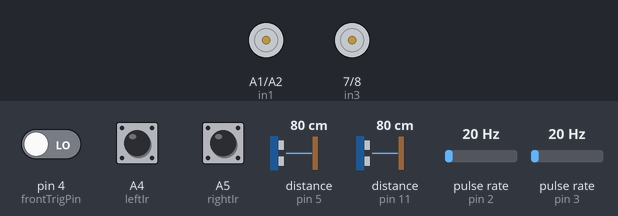
Simulated run of this sketch. Board: Arduino Uno, built with avr-gcc and run on an emulated ATmega328P. Shown: motor-driver pin pairs drawn as motors (green arrow = first pin HIGH = forward, orange = second pin HIGH = backward, longer = more drive, scaled by the enable pin). Wiring (inferred from the names in the program): 2 × pulse sensor: data pin 2 / data pin 3. Inputs (shaded band) come from the test bench; at power-on: pin 4 (frontTrigPin) LOW, pulse rate (sensors on pin 2, pin 3) 20 Hz, A4 (leftIr) LOW, A5 (rightIr) LOW, distance to the obstacle (sensors on pin 5, pin 11) 80 cm. The echo pulse lasts 58.3 µs per cm.

Above: at 1.2 s.
1.3 s: pin 4 (frontTrigPin) driven HIGH
At 2.9 s:
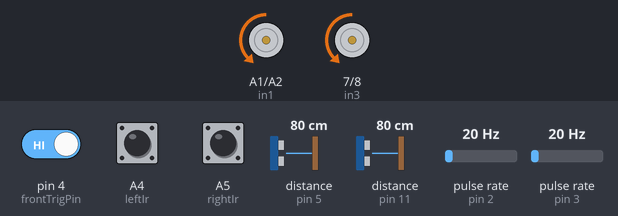
15.3 s: pin 4 (frontTrigPin) driven LOW
At 17.0 s:
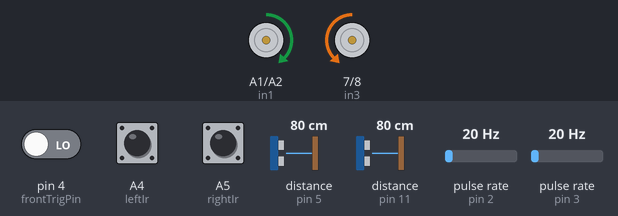
27.7 s: pulse rate (sensor on pin 2) set to 50 Hz
37.9 s: pulse rate (sensor on pin 3) set to 150 Hz
43.7 s: pulse rate (sensor on pin 3) set to 4 Hz
Timing chart, 0 to 55.3 s (numbered marks = the images above; inputs shaded):
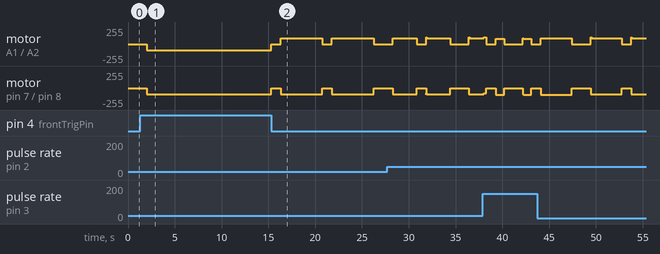

Measured:
- after the input at 1.3 s, motor on pin 7 (in3) / pin 8 (in4): goes on until 2.0 s, then stays backward 90/255

The sketch:

code_with_flood_fill.ino
```cpp
#include <StackArray.h>
#include <PIDController.h>
#include <PID_v1.h>
#include <NewPing.h>

#define __Kp 260 // Proportional constant
#define __Ki 2.7 // Integral Constant
#define __Kd 2000 // Derivative Constant

//#define int byte

int encoderPin1 = 13; //Encoder Output 'A' must connected with intreput pin of arduino.
int encoderPin2 = 3; //Encoder Otput 'B' must connected with intreput pin of arduino.

int encoderPin3 = A3; //Encoder Output 'A' must connected with intreput pin of arduino.
int encoderPin4 = 2; //Encoder Otput 'B' must connected with intreput pin of arduino.

int forwardCycles = 260; // required cycles to move forward
int turnCycles = 75; // required cycles to turn

/*************FOR PIDs*************/
// Pid controller object
volatile int encoder_countR = 0;
int motor_pwm_value = 255; // after PID computation data is stored in this variable.

volatile int encoder_countL = 0;
int motor_pwm_value2 = 255; // after PID computation data is stored in this variable.
/***********************************/


/***********FOR ULTRA SONIC*********/
const int leftEchoPin = 11;
const int leftTrigPin = 12;

const int rightEchoPin = 5;
const int rightTrigPin = A0;

const int frontEchoPin = 6;
const int frontTrigPin = 4;

// Ir sensors pins
const int rightIr = A5;
const int leftIr = A4;
const int frontIr = 4;

NewPing sonarF(frontTrigPin, frontEchoPin, 300);
NewPing sonarR(rightTrigPin, rightEchoPin, 300);
NewPing sonarL(leftTrigPin, leftEchoPin, 300);

volatile int leftDistance;
volatile int rightDistance;
volatile int forwardDistance;
volatile int prevTime = 0;
/***********************************/


/***********FOR MOTORS*************/
// Motor Left connections
const int enL = 9;
const int in2 = A2; // replaced with 6
const int in1 = A1; // replaced with 2

// Motor Right connections
const int enR = 10;
const int in3 = 7;
const int in4 = 8;
/***********************************/


double rpmL = 0.0;
double rpmR = 0.0;

// Float for the desired RPM
double rpm_setL = 0;
double rpm_setR = 0;

// Byte for PWM of each Motor
double pwmL = 0;
double pwmR = 0;

// PID controller for each Motor
double kp = 2, ki = 5, kd = 1;

double error = 0, desired = 0, dPWM = 0, currentError = 0;


PID pidL(&rpmL, &pwmL, &rpm_setL, kp, ki, kd, DIRECT);
PID pidR(&rpmR, &pwmR, &rpm_setR, kp, ki, kd, DIRECT);
PID pidNew(&error, &dPWM, &desired, kp, ki, kd, DIRECT);


const int MAZE_SIZE_Y = 8;
const int MAZE_SIZE_X = 8;
int wall[MAZE_SIZE_X][MAZE_SIZE_Y][4] = {
  0
};  // 0 : north, 1 : east, 2 : south, 3 : west

int m[27];
int arr[MAZE_SIZE_X][MAZE_SIZE_Y];
int color[MAZE_SIZE_X][MAZE_SIZE_Y] = {0};

struct pair {
  int first;
  int second;
};

pair temp;
pair front;
StackArray <pair> st;

const int mspeed = 90;


// startup point entry (runs once).
void
setup () {
  // start serial communication.
  Serial.begin (9600);
  for (int y = 0; y < MAZE_SIZE_Y / 2; y += 1) {
    int distance = MAZE_SIZE_X / 2 + MAZE_SIZE_Y / 2 - 2 - y;
    for (int x = 0; x < MAZE_SIZE_X / 2; x += 1) {
      arr[x][y] = distance;
      arr[x][MAZE_SIZE_Y - 1 - y] = distance;
      arr[MAZE_SIZE_X - 1 - x][MAZE_SIZE_Y - 1 - y] = distance;
      arr[MAZE_SIZE_X - 1 - x][y] = distance;
      distance -= 1;
    }
  }
  m['N' - 'A'] = 0;
  m['E' - 'A'] = 1;
  m['S' - 'A'] = 2;
  m['W' - 'A'] = 3;
  pinMode(encoderPin1, INPUT);
  pinMode(encoderPin2, INPUT);
  pinMode(encoderPin3, INPUT);
  pinMode(encoderPin4, INPUT);

  //call updateEncoder() when any high/low changed seen
  //on interrupt 0 (pin 2), or interrupt 1 (pin 3)
  attachInterrupt(digitalPinToInterrupt(encoderPin2), updateEncoderR, RISING);
  attachInterrupt(digitalPinToInterrupt(encoderPin4), updateEncoderL, RISING);

  //
  pinMode(leftTrigPin, OUTPUT); // Sets the trigPin as an OUTPUT
  pinMode(leftEchoPin, INPUT); // Sets the echoPin as an INPUT

  pinMode(rightTrigPin, OUTPUT); // Sets the trigPin as an OUTPUT
  pinMode(rightEchoPin, INPUT); // Sets the echoPin as an INPUT

  pinMode(frontTrigPin, OUTPUT); // Sets the trigPin as an OUTPUT
  pinMode(frontEchoPin, INPUT); // Sets the echoPin as an INPUT

  // Motor control pins are outputs
  pinMode(enL, OUTPUT);
  pinMode(enR, OUTPUT);
  pinMode(in1, OUTPUT);
  pinMode(in2, OUTPUT);
  pinMode(in3, OUTPUT);
  pinMode(in4, OUTPUT);

  digitalWrite(in1, LOW);
  digitalWrite(in2, LOW);
  digitalWrite(in3, LOW);
  digitalWrite(in4, LOW);

  pidL.SetMode(AUTOMATIC);
  pidR.SetMode(AUTOMATIC);
  pidNew.SetMode(AUTOMATIC);
  //go_forward_initial();
  digitalWrite(in1, LOW);
  digitalWrite(in2, HIGH);
  digitalWrite(in3, LOW);
  digitalWrite(in4, HIGH);

  pinMode(leftIr, INPUT);
  pinMode(rightIr, INPUT);
  pinMode(frontIr, INPUT);
  pidNew.SetOutputLimits(0, 20);
}

void loop() {
  delay(2000);
  //Serial.println("Right : " + String(wallRight()) + "Left : " + String(wallLeft()));
  floodFill();

}

int getXY(int x, int y, char direction, char turn, int flag) {
  if (direction == 'N') {
    if (turn == 'R') {
      x++;
    } else if (turn == 'L') {
      x--;
    } else if (turn == 'F') {
      y++;
    } else {
      y--;
    }
  }

  if (direction == 'S') {
    if (turn == 'R') {
      x--;
    } else if (turn == 'L') {
      x++;
    } else if (turn == 'F') {
      y--;
    } else {
      y++;
    }
  }

  if (direction == 'E') {
    if (turn == 'R') {
      y--;
    } else if (turn == 'L') {
      y++;
    } else if (turn == 'F') {
      x++;
    } else {
      x--;
    }
  }

  if (direction == 'W') {
    if (turn == 'R') {
      y++;
    } else if (turn == 'L') {
      y--;
    } else if (turn == 'F') {
      x--;
    } else {
      x++;
    }
  }
  return flag == 0 ? x : y;
}
char getNewDirection(char direction, char turn) {
  if (direction == 'N') {
    if (turn == 'R') {
      return 'E';
    } else if (turn == 'L') {
      return 'W';
    } else if (turn == 'F') {
      return 'N';
    } else {
      return 'S';
    }
  }

  if (direction == 'S') {
    if (turn == 'R') {
      return 'W';
    } else if (turn == 'L') {
      return 'E';
    } else if (turn == 'F') {
      return 'S';
    } else {
      return 'N';
    }
  }

  if (direction == 'E') {
    if (turn == 'R') {
      return 'S';
    } else if (turn == 'L') {
      return 'N';
    } else if (turn == 'F') {
      return 'E';
    } else {
      return 'W';
    }
  }

  if (direction == 'W') {
    if (turn == 'R') {
      return 'N';
    } else if (turn == 'L') {
      return 'S';
    } else if (turn == 'F') {
      return 'W';
    } else {
      return 'E';
    }
  }
  return 'r';
}

char inverseDirection(char direction) {
  if (direction == 'S') {
    return 'N';
  }
  if (direction == 'N') {
    return 'S';
  }
  if (direction == 'W') {
    return 'E';
  }
  if (direction == 'E') {
    return 'W';
  }
}

bool checkCenter(int x, int y) {
  if (x == MAZE_SIZE_X / 2 && y == MAZE_SIZE_Y / 2) return false;
  if (x == MAZE_SIZE_X / 2 && y == MAZE_SIZE_Y / 2 - 1) return false;
  if (x == MAZE_SIZE_X / 2 - 1 && y == MAZE_SIZE_Y / 2) return false;
  if (x == MAZE_SIZE_X / 2 - 1 && y == MAZE_SIZE_Y / 2 - 1) return false;
  return x > -1 && x < MAZE_SIZE_X && y > -1 && y < MAZE_SIZE_Y;
}

bool checkValid(int x, int y) {
  return x > -1 && x < MAZE_SIZE_X && y > -1 && y < MAZE_SIZE_Y;
}


void floodFill() {
  int x = 0, y = 0, direction = 'N', turn = 'F', prev = 100, centers = 0;
  int back = 0;
  while (true) {
    if (!checkCenter(x, y))
      break;
    int mmin = prev;
    if (digitalRead(rightIr) == 1) {
      mmin = min(mmin, arr[getXY(x, y, direction, 'R', 0)]
                 [getXY(x, y, direction, 'R', 1)]);
    } else {
      wall[x][y][m[getNewDirection(direction, 'R') - 'A']] = 1;
      if (checkValid(getXY(x, y, direction, 'R', 0),
                     getXY(x, y, direction, 'R', 1)))
        wall[getXY(x, y, direction, 'R', 0)][getXY(x, y, direction, 'R', 1)]
        [m[inverseDirection(getNewDirection(direction, 'R'))] - 'A'] = 1;
    }
    // left
    if (digitalRead(leftIr) == 1) {
      mmin = min(mmin, arr[getXY(x, y, direction, 'L', 0)]
                 [getXY(x, y, direction, 'L', 1)]);
    } else {
      wall[x][y][m[getNewDirection(direction, 'L')] - 'A'] = 1;
      if (checkValid(getXY(x, y, direction, 'L', 0),
                     getXY(x, y, direction, 'L', 1)))
        wall[getXY(x, y, direction, 'L', 0)][getXY(x, y, direction, 'L', 1)]
        [m[inverseDirection(getNewDirection(direction, 'L'))] - 'A'] = 1;
    }
    // forward
    if (digitalRead(frontIr) == 1) {
      mmin = min(mmin, arr[getXY(x, y, direction, 'F', 0)]
                 [getXY(x, y, direction, 'F', 1)]);
    } else {
      wall[x][y][m[getNewDirection(direction, 'F')] - 'A'] = 1;
      if (checkValid(getXY(x, y, direction, 'F', 0),
                     getXY(x, y, direction, 'F', 1)))
        wall[getXY(x, y, direction, 'F', 0)][getXY(x, y, direction, 'F', 1)]
        [m[inverseDirection(getNewDirection(direction, 'F'))] - 'A'] = 1;
    }
    // backward
    /* if (!wallBackward()) {
       mmin = min(
           mmin,
           arr[getXY(x, y, direction, 'B', 0)][getXY(x, y, direction, 'B',
      1)]);
      }*/
    if (arr[x][y] != mmin + 1) {
      arr[x][y] = mmin + 1;
      if (checkCenter(x + 1, y) /*&& !wall[x][y][m['E']]*/) {
        temp.first = x + 1;
        temp.second = y;
        st.push(temp);
      }
      if (checkCenter(x - 1, y) /*&& !wall[x][y][m['W']]*/) {
        temp.first = x - 1;
        temp.second = y;
        st.push(temp);
      }
      if (checkCenter(x, y + 1) /*&& !wall[x][y][m['N']]*/) {
        temp.first = x;
        temp.second = y + 1;
        st.push(temp);
      }
      if (checkCenter(x, y - 1) /*&& !wall[x][y][m['S']]*/) {
        temp.first = x;
        temp.second = y - 1;
        st.push(temp);
      }
      while (!st.isEmpty()) {
        temp = st.pop();
        int xx = temp.first, yy = temp.second;
        int mmmin = 100;
        if (checkValid(xx + 1, yy) && !wall[xx][yy][m['E' - 'A']])
          mmmin = min(mmmin, arr[xx + 1][yy]);
        if (checkValid(xx - 1, yy) && !wall[xx][yy][m['W' - 'A']])
          mmmin = min(mmmin, arr[xx - 1][yy]);
        if (checkValid(xx, yy + 1) && !wall[xx][yy][m['N' - 'A']])
          mmmin = min(mmmin, arr[xx][yy + 1]);
        if (checkValid(xx, yy - 1) && !wall[xx][yy][m['S' - 'A']])
          mmmin = min(mmmin, arr[xx][yy - 1]);
        if (arr[xx][yy] != mmmin + 1) {
          arr[xx][yy] = mmmin + 1;
          if (checkCenter(xx + 1, yy) /*&& !wall[xx][yy][m['E' - 'A']]*/) {
            temp.first = xx + 1;
            temp.second = yy;
            st.push(temp);
          }
          if (checkCenter(xx - 1, yy) /*&& !wall[xx][yy][m['W' - 'A']]*/) {
            temp.first = xx - 1;
            temp.second = yy;
            st.push(temp);
          }
          if (checkCenter(xx, yy + 1) /*&& !wall[xx][yy][m['N' - 'A']]*/) {
            temp.first = xx;
            temp.second = yy + 1;
            st.push(temp);
          }
          if (checkCenter(xx, yy - 1) /*&& !wall[xx][yy][m['S' - 'A']]*/) {
            temp.first = xx;
            temp.second = yy - 1;
            st.push(temp);
          }
        }
      }
    }
    int fmin = 100;
    if (digitalRead(rightIr) == 1) {
      fmin = min(fmin, arr[getXY(x, y, direction, 'R', 0)]
                 [getXY(x, y, direction, 'R', 1)]);
    }
    // left
    if (digitalRead(leftIr) == 1) {
      fmin = min(fmin, arr[getXY(x, y, direction, 'L', 0)]
                 [getXY(x, y, direction, 'L', 1)]);
    }
    // forward
    if (digitalRead(frontIr) == 1) {
      fmin = min(fmin, arr[getXY(x, y, direction, 'F', 0)]
                 [getXY(x, y, direction, 'F', 1)]);
    }
    if (digitalRead(frontIr) == 1 && fmin == arr[getXY(x, y, direction, 'F', 0)]
        [getXY(x, y, direction, 'F', 1)]) {
      go_forward();
      prev = arr[x][y];
      x = getXY(x, y, direction, 'F', 0);
      y = getXY(x, y, direction, 'F', 1);
      direction = getNewDirection(direction, 'F');
      turn = 'F';
      continue;
    }
    if (digitalRead(rightIr) == 1 && fmin == arr[getXY(x, y, direction, 'R', 0)]
        [getXY(x, y, direction, 'R', 1)]) {
      back = 0;
      turn_right(90, mspeed);
      go_forward();
      prev = arr[x][y];
      x = getXY(x, y, direction, 'R', 0);
      y = getXY(x, y, direction, 'R', 1);
      direction = getNewDirection(direction, 'R');
      turn = 'R';
      continue;
    }
    if (digitalRead(leftIr) == 1 && fmin == arr[getXY(x, y, direction, 'L', 0)]
        [getXY(x, y, direction, 'L', 1)]) {
      back = 0;
      turn_left(90, mspeed);
      go_forward();
      prev = arr[x][y];
      x = getXY(x, y, direction, 'L', 0);
      y = getXY(x, y, direction, 'L', 1);
      direction = getNewDirection(direction, 'L');
      turn = 'L';
      continue;
    }
    turn_left(90, mspeed);
    turn_left(90, mspeed);
    go_forward();
    prev = arr[x][y];
    x = getXY(x, y, direction, 'B', 0);
    y = getXY(x, y, direction, 'B', 1);
    direction = getNewDirection(direction, 'B');
    turn = 'B';
    back = 1;
    continue;
  }
}


void forward2() {
  encoder_countL = 0;  //  reset counter A to zero
  encoder_countR = 0;  //  reset counter B to zero
  // Set Motor A forward
  //Serial.println(wallFront());
  if (wallFront() > 6) {
    digitalWrite(in2, HIGH);
    digitalWrite(in1, LOW);
    // Set Motor B forward
    digitalWrite(in4, HIGH);
    digitalWrite(in3, LOW);
  }

  // Go forward until step value is reached
  while (1) {
    myPID();
    //slow M2, accelerate M1 speed
    //Serial.println("Eror: " + String(error) + "  dPwm: " + String(dPWM));
    if (currentError > 0) {
      analogWrite(enL, mspeed + (int) (20 / 2));
      analogWrite(enR, mspeed - (int) (20 / 2));
    }
    //slow M1, accelerate M2 speed
    else if (currentError < 0) {
      analogWrite(enL, mspeed - (int) (20 / 2));
      analogWrite(enR, mspeed + (int) (20 / 2));
    }
    else {
      analogWrite(enL, mspeed);
      analogWrite(enR, mspeed);
    }
    if (wallFront() < 6) {
      break;
    }
    delay(0);
  }
  // Stop when done
  stopAll();
  delay(1000);
}

void myPID() {
  int rightWall = wallRight();
  int leftWall = wallLeft();
  if (digitalRead(rightIr) == 1 && digitalRead(leftIr) == 0) {
    if (leftWall < 12)
      currentError = 1;
    else
      currentError = -1;
    return;
  }  else if (digitalRead(leftIr) == 1 && digitalRead(rightIr) == 0) {
    if (rightWall < 12)
      currentError = -1;
    else
      currentError = 1;
    return;
  } else if (digitalRead(leftIr) == 1 && digitalRead(rightIr) == 1) {
    rightWall = 0, leftWall = 0;
    return;
  }
  error = rightWall - leftWall;
  currentError = error;
  error = abs(error);
  //pidNew.Compute();
}

void myPID2() {
  error = encoder_countR - encoder_countL;
  pidNew.Compute();
}

void updateEncoderL() {
  //  if (digitalRead(encoderPin3) == HIGH)
  encoder_countR++;
  //  else
  //    encoder_countL--;
}


void updateEncoderR() {
  //  if (digitalRead(encoderPin1) == HIGH)
  //    encoder_countR--;
  //  else
  encoder_countL++;
}


void go_forward() {
  encoder_countL = 0;  //  reset counter A to zero
  encoder_countR = 0;  //  reset counter B to zero
  // Set Motor A forward
  //Serial.println(wallFront());
  myPID();
  int temp = currentError;
  if ((encoder_countR + encoder_countL) / 2   <= 280) {
    digitalWrite(in2, HIGH);
    digitalWrite(in1, LOW);
    // Set Motor B forward
    digitalWrite(in4, HIGH);
    digitalWrite(in3, LOW);
  }
  encoder_countR = encoder_countL = 0;
  // Go forward until step value is reached
  while (digitalRead(frontIr) == 1 && (encoder_countR + encoder_countL) / 2   <= 280) {
    if (temp != 0 )
      myPID();
    //slow M2, accelerate M1 speed
    //Serial.println("Eror: " + String(error) + "  dPwm: " + String(dPWM));
    if (currentError > 0) {
      analogWrite(enL, mspeed + (int) (20 / 2));
      analogWrite(enR, mspeed - (int) (20 / 2));
    }
    //slow M1, accelerate M2 speed
    else if (currentError < 0) {
      analogWrite(enL, mspeed - (int) (20 / 2));
      analogWrite(enR, mspeed + (int) (20 / 2));
    }
    else {
      analogWrite(enL, mspeed);
      analogWrite(enR, mspeed);
    }
    delay(0);
    //}
  }
  stopAll();
  delay(1000);
  // Stop when done
  //delay(1000);
}


void turn_right(int steps, int mspeed) {
  encoder_countL = 0;  //  reset counter A to zero
  encoder_countR = 0;  //  reset counter B to zero
  // Set Motor A forward
  digitalWrite(in2, HIGH);
  digitalWrite(in1, LOW);
  // Set Motor B forward
  digitalWrite(in4, LOW);
  digitalWrite(in3, HIGH);
  error = 0;
  // Go forward until step value is reached
  while (steps > (encoder_countL + encoder_countR) / 2) {
    myPID2();
    //slow M2, accelerate M1 speed
    if (error >= 0) {
      if (steps > encoder_countL) {
        analogWrite(enL, mspeed + (dPWM / 2));
      }
      if (steps > encoder_countR) {
        analogWrite(enR, mspeed - (dPWM / 2));
      }
    }
    //slow M1, accelerate M2 speed
    if (error < 0) {
      if (steps > encoder_countL) {
        analogWrite(enL, mspeed - (dPWM / 2));
      }
      if (steps > encoder_countR) {
        analogWrite(enR, mspeed + (dPWM / 2));
      }
    }
    delay(0);
  }
  // Stop when done
  stopAll();
  delay(1000);
}

void turn_left(int steps, int mspeed) {
  encoder_countL = 0;  //  reset counter A to zero
  encoder_countR = 0;  //  reset counter B to zero
  // Set Motor A forward
  digitalWrite(in2, LOW);
  digitalWrite(in1, HIGH);
  // Set Motor B forward
  digitalWrite(in4, HIGH);
  digitalWrite(in3, LOW);
  error = 0;
  // Go forward until step value is reached
  while (steps > (encoder_countL + encoder_countR) / 2) {
    myPID2();
    //slow M2, accelerate M1 speed
    if (error >= 0) {
      if (steps > encoder_countL) {
        analogWrite(enL, mspeed + (dPWM / 2));
      }
      if (steps > encoder_countR) {
        analogWrite(enR, mspeed - (dPWM / 2));
      }
    }
    //slow M1, accelerate M2 speed
    if (error < 0) {
      if (steps > encoder_countL) {
        analogWrite(enL, mspeed - (dPWM / 2));
      }
      if (steps > encoder_countR) {
        analogWrite(enR, mspeed + (dPWM / 2));
      }
    }
    delay(0);
  }
  // Stop when done
  stopAll();
  delay(1000);
}

void stopAll() {
  digitalWrite(in1, LOW);
  digitalWrite(in2, LOW);
  digitalWrite(in3, LOW);
  digitalWrite(in4, LOW);
  analogWrite(enL, 0);
  analogWrite(enR, 0);
}

void PIdMotors() {
  pidL.Compute();
  analogWrite(enL, pwmL);

  pidR.Compute();
  analogWrite(enR, pwmR);
}
int wallLeft() {
  return sonarL.ping_cm();
}

int wallRight() {
  return sonarR.ping_cm();
}

int wallFront() {
  return sonarF.ping_cm();
}
```
